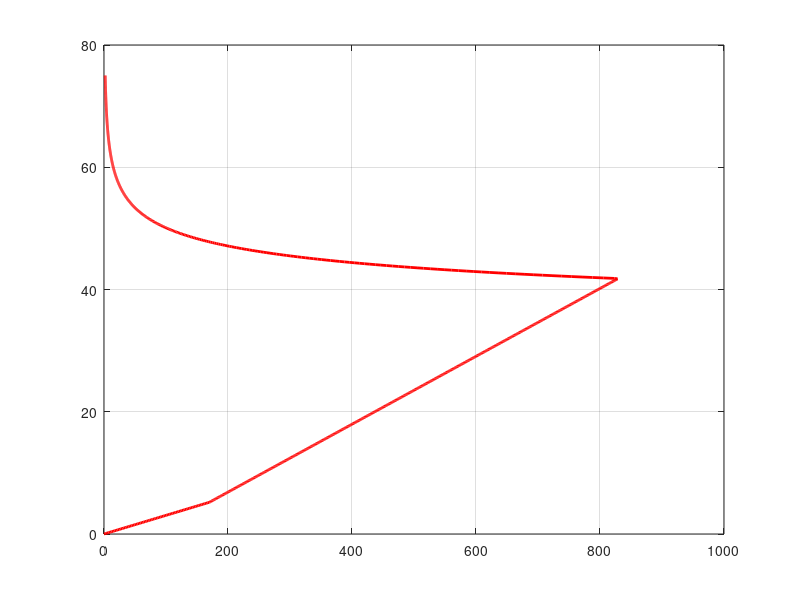

The MATLAB source for this figure: (Note: this script raises an error after producing the figure.)
function MuellerPhillips1990
%%% This function reproduces Figures 2 and 3 in Mueller & Phillips (1990), On the
%%% Initiation of Subduction. The calculation consists of computing the force required to
%%% initiate motion on an existing fault plane with a given dip angle. This serves as an
%%% estimate of the minimum force necessary to promote trench formation, because other
%%% resisting forces (e.g. plate bending) are ignored.

%%% Some constants.
D = 75;                                                     % slab thickness [km]
g = 9.81;                                                   % Earth gravity                   
R = 8.314;                                                  % gas constant [J / (mol K
rho = 3000;                                                 % lithosphere density [kg/m^3]
rho_w = 1000;                                               % water density [kg/m^3]
% Tc = 273.15;                                                % water melt temp 1 atm [K]

%%% Dip angle of subduction fault plane [radians]. See Fig. 1 in Mueller & Phillips.
DipAngle = (pi/180)*(10:0.1:45)';
[~, i_30] = min(abs((180/pi)*DipAngle - 30));

%%% Force per unit distance to cause sliding on the fault plane.
Resistance = nan(size(DipAngle));

for i = 1:numel(DipAngle)
    [Xi, Depth, Tau_F_0, Tau_F_200, Tau_O, S, F] = ShearResistance(DipAngle(i));
    Resistance(i) = F;

    if i == i_30
    %%% Plot the shear resistance against the depth on the fault plane to reproduce Fig.2
    %%% in Muellet & Phillips for a 100 My old slab.
        figure;
        plot(S, Depth, 'r', 'LineWidth', 2)
        grid on
        ax = gca;
        ax.YDir = 'reverse';
        ax.FontSize = 14;
        title('Fig. 2 from Mueller & Phillips (1991). 100 My, 30 deg dip')
        xlabel('Shear Resistance (MPa)', 'FontSize', 16)
        ylabel('Depth (km)', 'FontSize', 16)
    end
end

%%% Plot the resistance against the dip angle to reproduce Fig. 3 in Mueller & Phillips
%%% for a 100 My old slab.
figure
plot((180/pi)*DipAngle, Resistance, 'LineWidth', 2)
grid on
ax = gca;
ax.FontSize = 14;
ax.XLim = [10 50];
ax.YLim = [1e13 16e13];
title('Fig. 3 from Mueller & Phillips (1991). 100 My')
xlabel('Fault Plane Dip (deg)', 'FontSize', 16)
ylabel('Resistance (N/m)', 'FontSize', 16)

function [Xi, Depth, Tau_F_0, Tau_F_200, Tau_O, S, F] = ShearResistance(theta)
    %%% Fault length [km].
    L = D/sin(theta);
    
    %%% Along-dip distance [km].
    Xi = linspace(0, L, 1000)';
    
    %%% Depth along the fault plane [km].
    Depth = Xi*sin(theta);
    
    %%% Lithostatic stress along the fault plane. Here we assume that sigma_3 = sigma_L.
    sigma_L = 1e-3*g*rho*Depth;                 % [MPa]
    
    %%% Hydrostatic pore fluid pressure along the fault plane.
    P_f = 1e-3*g*rho_w*Depth;
    
    %%% Compute sigma_1 in the brittle regime using the friction law, from Mueller & Phillips 
    %%%, eq (5). This is not a failure envelope.
    mu_0 = 0.85;                                % friction below 200 MPa normal stress
    mu_200 = 0.6;                               % friction above 200 MPa normal stress
    C_0 = 0;                                    % cohesion below 200 MPa normal stress [MPa]
    C_200 = 50;                                 % cohesion above 200 MPa normal stress [MPa]
    
    %%% Sigma_1 below 200 MPa normal stress.
    sigma_1_0 = (2*(C_0 - mu_0*P_f) + (sin(2*theta) + mu_0*(cos(2*theta) + 1)).*sigma_L)...
        ./(sin(2*theta) + mu_0*(cos(2*theta) - 1));
    
    %%% Sigma_1 above 200 MPa normal stress.
    sigma_1_200 = (2*(C_200 - mu_200*P_f) + (sin(2*theta) + mu_200*(cos(2*theta) + 1)).*sigma_L)...
        ./(sin(2*theta) + mu_200*(cos(2*theta) - 1));
    
    %%% Frictional shear resistance on the fault plane in terms of principal stresses.
    %%% Also not a failure envelope calculation.
    Tau_F_0 = 0.5*(sigma_1_0 - sigma_L)*sin(2*theta);
    Tau_F_200 = 0.5*(sigma_1_200 - sigma_L)*sin(2*theta);
    
    %%% Flow Laws.
    %%% Thermal parameters for half-space cooling from Table 1 in Mueller and Phillips.
    T_s = 270;                                  % surface temperature [K]
    T_a = 1650;                                 % asthenosphere temperature [K]
    kappa = 1.2e-6;                             % thermal diffusivity [m^2 / s]
    
    %%% Temperature profile. Half-space cooling model, eq (4.113) in Turcotte and Schubert.
    time = 100e6;                                               % age of slab [Myr]
    spy = 365.25*24*3600;
    TempK = T_a + (T_s - T_a)*erfc(1e3*Depth/(2*sqrt(kappa*spy*time)));
    
    %%% Wet olivine flow law. Parameters from Table 2 in Mueller & Phillips. In the text they
    %%% refer to this as "wet dunite". Symbols are as in Mueller & Phillips.
    H = 0.444e6;                                            % [J / mol]
    A = 7e4;                                                % [1 / (s MPa^3)]
    n = 3.4;
    e = 1e-15;                                              % strain rate [1/s]
    Tau_O = ((e/A)*exp(H./(R*TempK))).^(1/n);               % [MPa]
    
    %%% Find the shear resistance. Again, this is not a failure envelope!
    S = [Tau_F_0, Tau_F_200, Tau_O];
    S = min(S,[],2);        
    
    %%% Minimum force (pre unit distance) to promote incipient convergence is found by
    %%% integrating the shear resistance along the fault plane.
    F = 1e9*trapz(Xi, S);                                   % [N / m]

end
end
